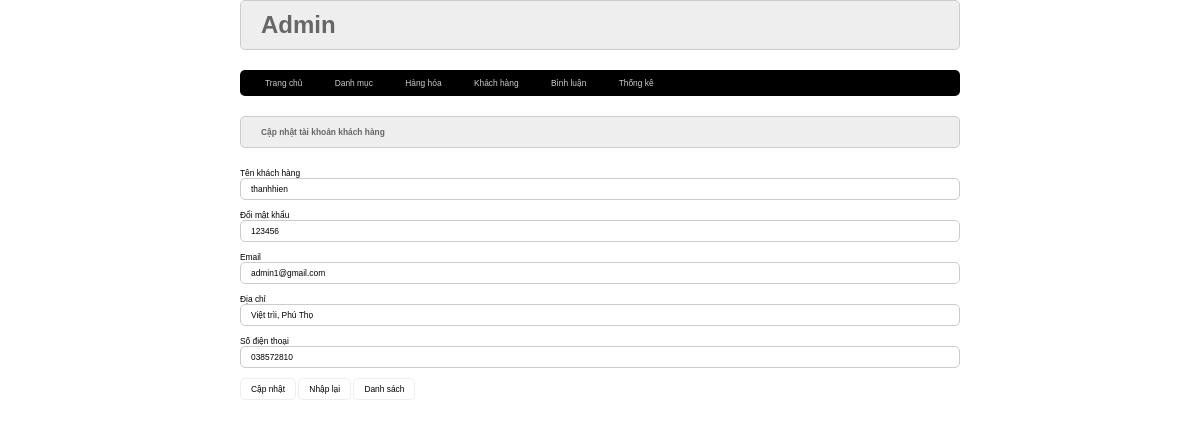
Page /admin/index.php?act=suatk&id=6 on the committed database.
### tables this page shows
CREATE TABLE `taikhoan` (
  `id` int NOT NULL,
  `user` varchar(50) NOT NULL,
  `pass` varchar(50) NOT NULL,
  `email` varchar(255) NOT NULL,
  `address` varchar(255) DEFAULT NULL,
  `tel` varchar(20) DEFAULT NULL,
  `role` tinyint NOT NULL DEFAULT '0'
);

### model/pdo.php (called while the page is built, shortened)
<?php
function pdo_get_connection(){
    $dburl = "mysql:host=localhost;dbname=duanmau2024;charset=utf8";
    $username = 'root';
    $password = '';
    $conn = new PDO($dburl, $username, $password);
    $conn->setAttribute(PDO::ATTR_ERRMODE, PDO::ERRMODE_EXCEPTION);
    return $conn;
}
function pdo_query_one($sql){
    $sql_args = array_slice(func_get_args(), 1);
    try{
        $conn = pdo_get_connection();
        $stmt = $conn->prepare($sql);
        $stmt->execute($sql_args);
        $row = $stmt->fetch(PDO::FETCH_ASSOC);
        return $row;
    }
    catch(PDOException $e){
        throw $e;
    }
    finally{
        unset($conn);
    }
}

### model/taikhoan.php (called while the page is built, shortened)
<?php
function loadone_taikhoan($id)
{
    $sql = 'SELECT * FROM taikhoan WHERE id=' . $id;
    $tk = pdo_query_one($sql);
    return $tk;
}

### admin/taikhoan/update.php (the view, shortened to what this page needs)
<?php
if (is_array($tk)) {
    extract($tk);
}
?>
<div class="row">
    <div class="row formtitle">
        <h1>Cập nhật tài khoản khách hàng</h1>
    </div>
    <div class="row formcontent">
        <form action="index.php?act=updatetk" method="post" enctype="multipart/form-data">
            <div class="row mb10">
                Tên khách hàng<br>
                <input type="text" name="user" value="<?= $user ?>">
            </div>
            <div class="row mb10">
                Đổi mật khẩu<br>
                <input type="text" name="pass" value="<?= $pass ?>">
            </div>
            <div class="row mb10">
                Email <br>
                <input type="text" name="email" value="<?= $email ?>">
            </div>
            <div class="row mb10">
                Địa chỉ <br>
                <input type="text" name="address" value="<?= $address ?>">
            </div>
            <div class="row mb10">
                Số điện thoại <br>
                <input type="text" name="tel" value="<?= $tel ?>">
            </div>
            <div class="row mb10">
                <input name="capnhat" type="submit" value="Cập nhật">
                <input type="reset" value="Nhập lại">
                <a href="index.php?act=dskh"><input type="button" value="Danh sách"></a>
            </div>
        </form>
    </div>
</div>

### view/css/style.css (style rules this page uses)
* { box-sizing: border-box; margin: 0; padding: 0; font-size: 0.7vw; font-family: Arial, Helvetica, sans-serif; }
.row { float: left; width: 100%; }
.mb10 { margin-bottom: 10px; }
.formtaikhoan input[type="text"], .formtaikhoan input[type="email"], .formtaikhoan input[type="password"], .formcontent input[type="text"] { width: 100%; border: 1px #ccc solid; padding: 5px 10px; border-radius: 5px; }
.formcontent input[type='submit'], .searchbox1 input[type='submit'], .searchbox form input[type='submit'], .btnaddtocart input[type='submit'], .formtaikhoan input[type='submit'], .formcontent input[type='reset'], .formtaikhoan input[type='reset'], .bill input[type='button'], .bill input[type='button'], .bill input[type='submit'], input[type='button'], .formcontent input[type='button'] { border-radius: 5px; padding: 5px 10px; background-color: white; border: 1px #EEE solid; }
.formtitle { background-color: #EEE; border: 1px #CCC solid; padding: 10px 20px; color: #666; border-radius: 5px; }
.formcontent { padding: 20px 0px; }

### rows in the picture
taikhoan: user "thanhhien", pass "123456", email "admin1@gmail.com", address "Việt trìi, Phú Thọ", tel "038572810"
